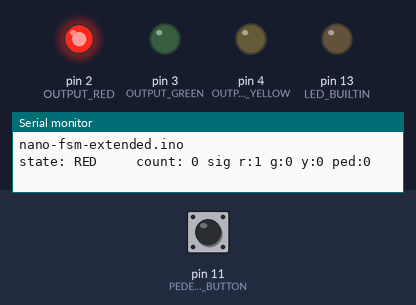
The sketch below on a simulated Arduino Nano, built with avr-gcc and run on an emulated ATmega328P. Shown: output pins drawn as LEDs (lit = HIGH), the last lines printed to the serial monitor. Inputs (shaded band) come from the test bench; at power-on: pin 11 (PEDESTRIAN_BUTTON) HIGH.

Above: at 0.1 s.
At 2.1 s:
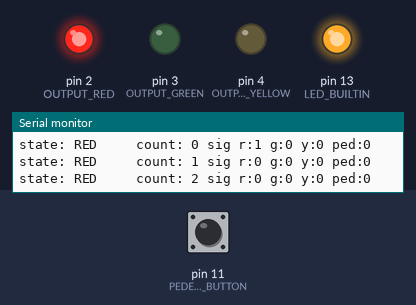
Timing chart, 0 to 41.0 s (numbered marks = the images above):
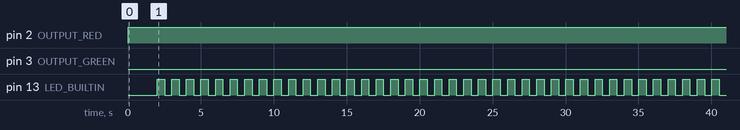

Measured:
- by itself, pin 13 (LED_BUILTIN): alternates HIGH for 0.50 s and LOW for 0.50 s

The sketch:

nano-fsm-extended.ino
```cpp
// implementasi traffic light controller di buku Lee & Seshia Example 3.9

#define STATE_RED    100
#define STATE_GREEN   101
#define STATE_PENDING   102
#define STATE_YELLOW   103
#define PEDESTRIAN_BUTTON 11

#define OUTPUT_RED     2
#define OUTPUT_GREEN   3
#define OUTPUT_YELLOW  4

int state ;
int sig_r = 0;
int sig_g = 0;
int sig_y = 0;
int count = 0;

void setup() {
  // initialize digital pin LED_BUILTIN as an output.
  pinMode(OUTPUT_RED, OUTPUT);
  pinMode(OUTPUT_GREEN, OUTPUT);
  pinMode(OUTPUT_YELLOW, OUTPUT);
  pinMode(LED_BUILTIN, OUTPUT);
  pinMode(PEDESTRIAN_BUTTON, INPUT_PULLUP);
  Serial.begin(115200);
  Serial.println(__FILE__);
  fsm_init();
  activate_output(sig_r, sig_g, sig_y);
  print_state(0);
  delay(1000);
}

// int output_r, output_g, output_y;

// activate red/green/yellow light depends on sigR,sigG,sigY
void activate_output(int r, int g, int y) {
  if (r == 1) { // turn on RED light
    digitalWrite(OUTPUT_RED, HIGH);
    digitalWrite(OUTPUT_GREEN, LOW);
    digitalWrite(OUTPUT_YELLOW, LOW);
  }
  if (g == 1) { // turn on GREEN light
    digitalWrite(OUTPUT_RED, LOW);
    digitalWrite(OUTPUT_GREEN, HIGH);
    digitalWrite(OUTPUT_YELLOW, LOW);
  }

  if (y == 1) { // turn on YELLOW light
    digitalWrite(OUTPUT_RED, LOW);
    digitalWrite(OUTPUT_GREEN, LOW);
    digitalWrite(OUTPUT_YELLOW, HIGH);
  }
}

void fsm_init() {
  state = STATE_RED;
  count = 0;
  sig_r=1; // initially, red light on
}

void fsm(int  *state, int *sig_r, int *sig_g, int *sig_y, int *count, int pedestrian) {
  *sig_r = 0; // default output adalah 0
  *sig_g = 0; // default output adalah 0
  *sig_y = 0; // default output adalah 0
  switch (*state) {
    case STATE_RED: {
        if (*count >= 60) {
          *state = STATE_GREEN;
          *sig_g = 1;
          *count = 0;
        } else {
          *count = *count + 1;
        }
        break;
      }
    case STATE_GREEN: {
        if (pedestrian == 1 && *count < 60) {
          *state = STATE_PENDING;
          *count = *count + 1;
        } else if (pedestrian == 1 && *count >= 60) {
          *sig_y = 1;
          *state = STATE_YELLOW;
          *count = 0;
        } else if (pedestrian == 0 && *count < 60) {
          *count = *count + 1;
        } else {
          // do nothing
        }
        break;
      }
    case STATE_PENDING: {
        if (*count >= 60) {
          *state = STATE_YELLOW;
          *sig_y = 1;
          *count = 0;
        } else {
          *count = *count + 1;
        }
        break;
      }
    case STATE_YELLOW: {
        if (*count >= 5) {
          *state = STATE_RED;
          *sig_r = 1;
          *count = 0;
        } else {
          *count = *count + 1;
        }
        break;
      }
  }
}

void print_state(int ped) {
  Serial.print("state: ");
  if (state == STATE_RED) {
    Serial.print("RED    ");
  }
  if (state == STATE_GREEN) {
    Serial.print("GREEN  ");
  }
  if (state == STATE_PENDING) {
    Serial.print("PENDING");
  }
  if (state == STATE_YELLOW) {
    Serial.print("YELLOW ");
  }
  Serial.print(" count: ");
  Serial.print(count);
  Serial.print(" sig r:");
  Serial.print(sig_r);
  Serial.print(" g:");
  Serial.print(sig_g);
  Serial.print(" y:");
  Serial.print(sig_y);
  Serial.print(" ped:");
  Serial.print(ped);
  Serial.println();
}
void loop() {
  int pedestrian = 0;
  int button_input ;
  button_input = digitalRead(PEDESTRIAN_BUTTON); // active low, jadi perlu dibalik
  if (button_input == 1) {
    pedestrian = 0;
  } else {
    pedestrian = 1;
  }
  fsm(&state, &sig_r, &sig_g, &sig_y,  &count, pedestrian);
  activate_output(sig_r, sig_g, sig_y);
  print_state(pedestrian);
  delay(500);
  digitalWrite(LED_BUILTIN, LOW); // LED builtin blinks at around 1 Hz
  delay(500);
  digitalWrite(LED_BUILTIN, HIGH);
}
```
